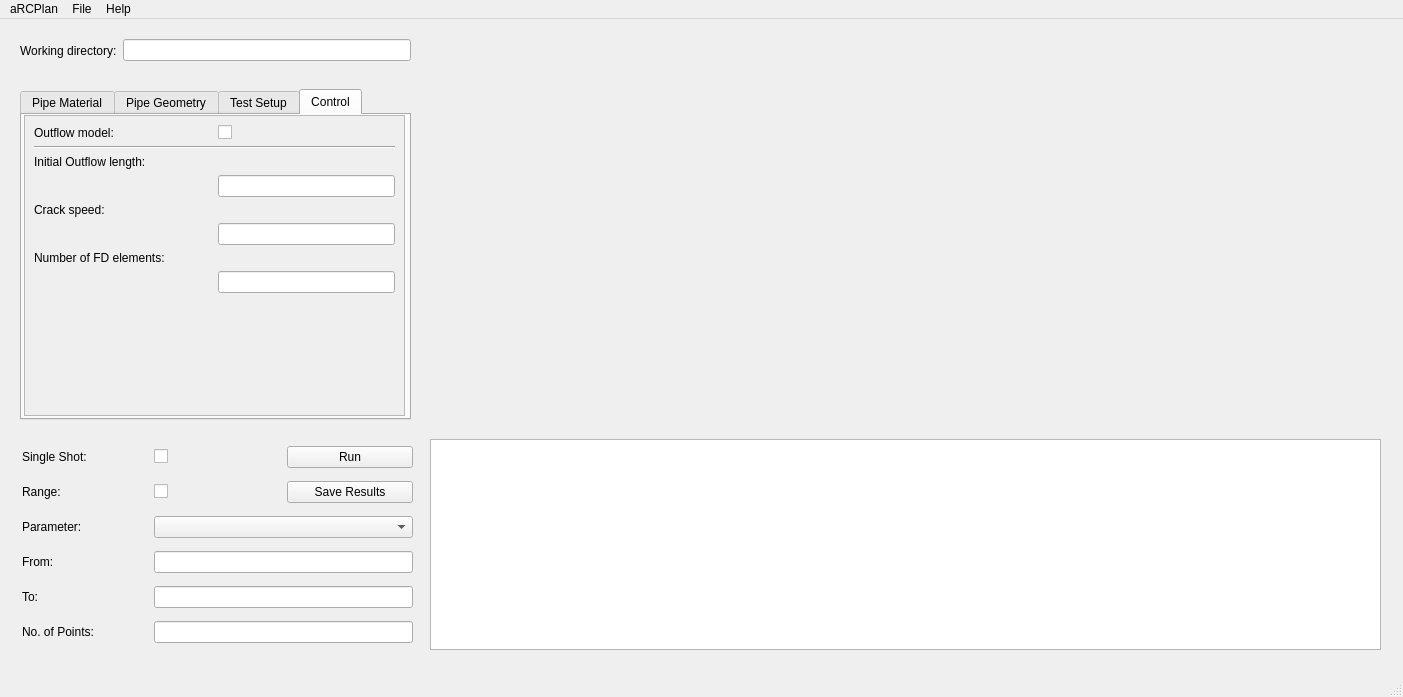
<?xml version="1.0" encoding="UTF-8"?>
<ui version="4.0">
 <class>guimain</class>
 <widget class="QMainWindow" name="guimain">
  <property name="geometry">
   <rect>
    <x>0</x>
    <y>0</y>
    <width>1403</width>
    <height>697</height>
   </rect>
  </property>
  <property name="maximumSize">
   <size>
    <width>1600</width>
    <height>16777215</height>
   </size>
  </property>
  <property name="windowTitle">
   <string>MainWindow</string>
  </property>
  <widget class="QWidget" name="centralwidget">
   <widget class="QCustomPlot" name="Resultsplot_2" native="true">
    <property name="geometry">
     <rect>
      <x>430</x>
      <y>20</y>
      <width>465</width>
      <height>381</height>
     </rect>
    </property>
    <property name="minimumSize">
     <size>
      <width>465</width>
      <height>300</height>
     </size>
    </property>
   </widget>
   <widget class="QTabWidget" name="tabs">
    <property name="geometry">
     <rect>
      <x>20</x>
      <y>70</y>
      <width>391</width>
      <height>331</height>
     </rect>
    </property>
    <property name="currentIndex">
     <number>3</number>
    </property>
    <widget class="QWidget" name="tab">
     <attribute name="title">
      <string>Pipe Material</string>
     </attribute>
     <widget class="QScrollArea" name="scrollArea_4">
      <property name="geometry">
       <rect>
        <x>2</x>
        <y>0</y>
        <width>381</width>
        <height>301</height>
       </rect>
      </property>
      <property name="widgetResizable">
       <bool>true</bool>
      </property>
      <widget class="QWidget" name="scrollAreaWidgetContents_4">
       <property name="geometry">
        <rect>
         <x>0</x>
         <y>0</y>
         <width>379</width>
         <height>345</height>
        </rect>
       </property>
       <layout class="QGridLayout" name="gridLayout_6">
        <item row="0" column="0">
         <layout class="QGridLayout" name="gridLayout_2">
          <item row="8" column="0" colspan="2">
           <widget class="QLabel" name="Creepmodulus">
            <property name="text">
             <string>Creep modulus at room temperature:</string>
            </property>
           </widget>
          </item>
          <item row="2" column="0" colspan="2">
           <widget class="QLabel" name="Density">
            <property name="text">
             <string>Density:</string>
            </property>
           </widget>
          </item>
          <item row="11" column="1">
           <widget class="QLineEdit" name="dynpoissonratio"/>
          </item>
          <item row="6" column="0" colspan="2">
           <widget class="QLabel" name="DDynamicModulus">
            <property name="text">
             <string>Increase in dynamic modulus at 0°C:</string>
            </property>
           </widget>
          </item>
          <item row="3" column="0">
           <spacer name="horizontalSpacer_6">
            <property name="orientation">
             <enum>Qt::Horizontal</enum>
            </property>
            <property name="sizeHint" stdset="0">
             <size>
              <width>40</width>
              <height>20</height>
             </size>
            </property>
           </spacer>
          </item>
          <item row="0" column="0" colspan="2">
           <widget class="QLabel" name="PipeID">
            <property name="text">
             <string>Material Name/ID:</string>
            </property>
           </widget>
          </item>
          <item row="10" column="0" colspan="2">
           <widget class="QLabel" name="Poissonratio">
            <property name="text">
             <string>Dynamic poisson ratio:</string>
            </property>
           </widget>
          </item>
          <item row="5" column="0">
           <spacer name="horizontalSpacer_7">
            <property name="orientation">
             <enum>Qt::Horizontal</enum>
            </property>
            <property name="sizeHint" stdset="0">
             <size>
              <width>40</width>
              <height>20</height>
             </size>
            </property>
           </spacer>
          </item>
          <item row="5" column="1">
           <widget class="QLineEdit" name="dynamicmodulus"/>
          </item>
          <item row="3" column="1">
           <widget class="QLineEdit" name="density"/>
          </item>
          <item row="4" column="0" colspan="2">
           <widget class="QLabel" name="DynamicModulus">
            <property name="text">
             <string>Dynamic Modulus at 0°C:</string>
            </property>
           </widget>
          </item>
          <item row="11" column="0">
           <spacer name="horizontalSpacer_3">
            <property name="orientation">
             <enum>Qt::Horizontal</enum>
            </property>
            <property name="sizeHint" stdset="0">
             <size>
              <width>40</width>
              <height>20</height>
             </size>
            </property>
           </spacer>
          </item>
          <item row="1" column="0">
           <spacer name="horizontalSpacer_5">
            <property name="orientation">
             <enum>Qt::Horizontal</enum>
            </property>
            <property name="sizeHint" stdset="0">
             <size>
              <width>40</width>
              <height>20</height>
             </size>
            </property>
           </spacer>
          </item>
          <item row="9" column="0">
           <spacer name="horizontalSpacer_4">
            <property name="orientation">
             <enum>Qt::Horizontal</enum>
            </property>
            <property name="sizeHint" stdset="0">
             <size>
              <width>40</width>
              <height>20</height>
             </size>
            </property>
           </spacer>
          </item>
          <item row="7" column="0">
           <spacer name="horizontalSpacer_8">
            <property name="orientation">
             <enum>Qt::Horizontal</enum>
            </property>
            <property name="sizeHint" stdset="0">
             <size>
              <width>40</width>
              <height>20</height>
             </size>
            </property>
           </spacer>
          </item>
          <item row="7" column="1">
           <widget class="QLineEdit" name="deltadynamicmodulus"/>
          </item>
          <item row="1" column="1">
           <widget class="QComboBox" name="materialname"/>
          </item>
          <item row="9" column="1">
           <widget class="QLineEdit" name="creepmodulus"/>
          </item>
         </layout>
        </item>
       </layout>
      </widget>
     </widget>
    </widget>
    <widget class="QWidget" name="tab_2">
     <attribute name="title">
      <string>Pipe Geometry</string>
     </attribute>
     <widget class="QScrollArea" name="scrollArea_7">
      <property name="geometry">
       <rect>
        <x>2</x>
        <y>0</y>
        <width>381</width>
        <height>301</height>
       </rect>
      </property>
      <property name="widgetResizable">
       <bool>true</bool>
      </property>
      <widget class="QWidget" name="scrollAreaWidgetContents_7">
       <property name="geometry">
        <rect>
         <x>0</x>
         <y>0</y>
         <width>379</width>
         <height>299</height>
        </rect>
       </property>
       <layout class="QGridLayout" name="gridLayout_10">
        <item row="0" column="0">
         <layout class="QGridLayout" name="gridLayout_8">
          <item row="2" column="0" colspan="2">
           <widget class="QLabel" name="PipeID_22">
            <property name="text">
             <string>Outside pipe diameter:</string>
            </property>
           </widget>
          </item>
          <item row="1" column="1">
           <widget class="QComboBox" name="pipename"/>
          </item>
          <item row="10" column="0" colspan="2">
           <widget class="QLabel" name="PipeID_23">
            <property name="text">
             <string>Relative diameter after residual strain creep: </string>
            </property>
           </widget>
          </item>
          <item row="7" column="0" colspan="2">
           <widget class="QLabel" name="PipeID_24">
            <property name="text">
             <string>Internal or external sidegroove depth: </string>
            </property>
           </widget>
          </item>
          <item row="8" column="0">
           <spacer name="horizontalSpacer_29">
            <property name="orientation">
             <enum>Qt::Horizontal</enum>
            </property>
            <property name="sizeHint" stdset="0">
             <size>
              <width>40</width>
              <height>20</height>
             </size>
            </property>
           </spacer>
          </item>
          <item row="11" column="0">
           <spacer name="horizontalSpacer_28">
            <property name="orientation">
             <enum>Qt::Horizontal</enum>
            </property>
            <property name="sizeHint" stdset="0">
             <size>
              <width>40</width>
              <height>20</height>
             </size>
            </property>
           </spacer>
          </item>
          <item row="1" column="0">
           <spacer name="horizontalSpacer_32">
            <property name="orientation">
             <enum>Qt::Horizontal</enum>
            </property>
            <property name="sizeHint" stdset="0">
             <size>
              <width>45</width>
              <height>20</height>
             </size>
            </property>
           </spacer>
          </item>
          <item row="3" column="0">
           <spacer name="horizontalSpacer_31">
            <property name="orientation">
             <enum>Qt::Horizontal</enum>
            </property>
            <property name="sizeHint" stdset="0">
             <size>
              <width>40</width>
              <height>20</height>
             </size>
            </property>
           </spacer>
          </item>
          <item row="6" column="0">
           <spacer name="horizontalSpacer_30">
            <property name="orientation">
             <enum>Qt::Horizontal</enum>
            </property>
            <property name="sizeHint" stdset="0">
             <size>
              <width>40</width>
              <height>20</height>
             </size>
            </property>
           </spacer>
          </item>
          <item row="4" column="0" colspan="2">
           <widget class="QLabel" name="PipeID_25">
            <property name="text">
             <string>SDR (Pipe diameter/ Wall thickness): </string>
            </property>
           </widget>
          </item>
          <item row="8" column="1">
           <widget class="QLineEdit" name="groovedepth"/>
          </item>
          <item row="3" column="1">
           <widget class="QLineEdit" name="outsidediameter"/>
          </item>
          <item row="11" column="1">
           <widget class="QLineEdit" name="relativediameter"/>
          </item>
          <item row="6" column="1">
           <widget class="QLineEdit" name="sdr"/>
          </item>
          <item row="0" column="0" colspan="2">
           <widget class="QLabel" name="pipeID">
            <property name="text">
             <string>Pipe name/ID:</string>
            </property>
           </widget>
          </item>
         </layout>
        </item>
       </layout>
      </widget>
     </widget>
    </widget>
    <widget class="QWidget" name="tab_3">
     <attribute name="title">
      <string>Test Setup</string>
     </attribute>
     <widget class="QScrollArea" name="scrollArea_8">
      <property name="geometry">
       <rect>
        <x>2</x>
        <y>0</y>
        <width>381</width>
        <height>292</height>
       </rect>
      </property>
      <property name="widgetResizable">
       <bool>true</bool>
      </property>
      <widget class="QWidget" name="scrollAreaWidgetContents_8">
       <property name="geometry">
        <rect>
         <x>0</x>
         <y>0</y>
         <width>379</width>
         <height>455</height>
        </rect>
       </property>
       <layout class="QGridLayout" name="gridLayout_11">
        <item row="0" column="0">
         <layout class="QGridLayout" name="gridLayout_4">
          <item row="5" column="1">
           <widget class="QLineEdit" name="testtemperature"/>
          </item>
          <item row="4" column="0" colspan="2">
           <widget class="QLabel" name="PipeID_9">
            <property name="text">
             <string>Test temperature</string>
            </property>
           </widget>
          </item>
          <item row="11" column="1">
           <widget class="QLineEdit" name="backfilldensity"/>
          </item>
          <item row="14" column="0" colspan="2">
           <widget class="QLabel" name="PipeID_14">
            <property name="text">
             <string>Volumetric fraction of water within pipe:</string>
            </property>
           </widget>
          </item>
          <item row="2" column="0" colspan="2">
           <widget class="Line" name="line">
            <property name="orientation">
             <enum>Qt::Horizontal</enum>
            </property>
           </widget>
          </item>
          <item row="6" column="0" colspan="2">
           <widget class="QLabel" name="PipeID_10">
            <property name="text">
             <string>Initial Test Pressure: </string>
            </property>
           </widget>
          </item>
          <item row="12" column="0" colspan="2">
           <widget class="QLabel" name="PipeID_13">
            <property name="text">
             <string>Volumetric fraction of rigid solids within pipe:</string>
            </property>
           </widget>
          </item>
          <item row="9" column="1">
           <widget class="QLineEdit" name="backfilldepth"/>
          </item>
          <item row="8" column="0" colspan="2">
           <widget class="QLabel" name="PipeID_11">
            <property name="text">
             <string>Backfill Depth:</string>
            </property>
           </widget>
          </item>
          <item row="0" column="1">
           <widget class="QCheckBox" name="fs">
            <property name="text">
             <string/>
            </property>
           </widget>
          </item>
          <item row="11" column="0">
           <spacer name="horizontalSpacer_17">
            <property name="orientation">
             <enum>Qt::Horizontal</enum>
            </property>
            <property name="sizeHint" stdset="0">
             <size>
              <width>40</width>
              <height>20</height>
             </size>
            </property>
           </spacer>
          </item>
          <item row="13" column="1">
           <widget class="QLineEdit" name="solidfraction"/>
          </item>
          <item row="10" column="0" colspan="2">
           <widget class="QLabel" name="PipeID_12">
            <property name="text">
             <string>Backfill Density: </string>
            </property>
           </widget>
          </item>
          <item row="0" column="0">
           <widget class="QLabel" name="label_12">
            <property name="minimumSize">
             <size>
              <width>0</width>
              <height>30</height>
             </size>
            </property>
            <property name="baseSize">
             <size>
              <width>0</width>
              <height>30</height>
             </size>
            </property>
            <property name="text">
             <string>FS with prior decompression:</string>
            </property>
            <property name="wordWrap">
             <bool>true</bool>
            </property>
           </widget>
          </item>
          <item row="15" column="0">
           <spacer name="horizontalSpacer_19">
            <property name="orientation">
             <enum>Qt::Horizontal</enum>
            </property>
            <property name="sizeHint" stdset="0">
             <size>
              <width>40</width>
              <height>20</height>
             </size>
            </property>
           </spacer>
          </item>
          <item row="3" column="0">
           <widget class="QLabel" name="label_11">
            <property name="text">
             <string>Backfill</string>
            </property>
           </widget>
          </item>
          <item row="1" column="1">
           <widget class="QCheckBox" name="s4">
            <property name="text">
             <string/>
            </property>
           </widget>
          </item>
          <item row="5" column="0">
           <spacer name="horizontalSpacer_14">
            <property name="orientation">
             <enum>Qt::Horizontal</enum>
            </property>
            <property name="sizeHint" stdset="0">
             <size>
              <width>30</width>
              <height>20</height>
             </size>
            </property>
           </spacer>
          </item>
          <item row="13" column="0">
           <spacer name="horizontalSpacer_18">
            <property name="orientation">
             <enum>Qt::Horizontal</enum>
            </property>
            <property name="sizeHint" stdset="0">
             <size>
              <width>40</width>
              <height>20</height>
             </size>
            </property>
           </spacer>
          </item>
          <item row="9" column="0">
           <spacer name="horizontalSpacer_16">
            <property name="orientation">
             <enum>Qt::Horizontal</enum>
            </property>
            <property name="sizeHint" stdset="0">
             <size>
              <width>30</width>
              <height>20</height>
             </size>
            </property>
           </spacer>
          </item>
          <item row="3" column="1">
           <widget class="QCheckBox" name="backfill">
            <property name="text">
             <string/>
            </property>
           </widget>
          </item>
          <item row="15" column="1">
           <widget class="QLineEdit" name="waterfraction"/>
          </item>
          <item row="1" column="0">
           <widget class="QLabel" name="label_13">
            <property name="text">
             <string>S4:</string>
            </property>
           </widget>
          </item>
          <item row="7" column="1">
           <widget class="QLineEdit" name="initialpressure"/>
          </item>
          <item row="7" column="0">
           <spacer name="horizontalSpacer_15">
            <property name="orientation">
             <enum>Qt::Horizontal</enum>
            </property>
            <property name="sizeHint" stdset="0">
             <size>
              <width>30</width>
              <height>20</height>
             </size>
            </property>
           </spacer>
          </item>
         </layout>
        </item>
       </layout>
      </widget>
     </widget>
    </widget>
    <widget class="QWidget" name="tab_4">
     <attribute name="title">
      <string>Control</string>
     </attribute>
     <widget class="QScrollArea" name="scrollArea">
      <property name="geometry">
       <rect>
        <x>2</x>
        <y>0</y>
        <width>381</width>
        <height>301</height>
       </rect>
      </property>
      <property name="widgetResizable">
       <bool>true</bool>
      </property>
      <widget class="QWidget" name="scrollAreaWidgetContents">
       <property name="geometry">
        <rect>
         <x>0</x>
         <y>0</y>
         <width>379</width>
         <height>299</height>
        </rect>
       </property>
       <layout class="QVBoxLayout" name="verticalLayout">
        <item>
         <layout class="QGridLayout" name="gridLayout_5" columnstretch="0,0" columnminimumwidth="0,0">
          <property name="horizontalSpacing">
           <number>-1</number>
          </property>
          <item row="4" column="0">
           <widget class="QLabel" name="PipeID_16">
            <property name="text">
             <string>Crack speed:</string>
            </property>
           </widget>
          </item>
          <item row="3" column="0">
           <spacer name="horizontalSpacer_20">
            <property name="orientation">
             <enum>Qt::Horizontal</enum>
            </property>
            <property name="sizeHint" stdset="0">
             <size>
              <width>40</width>
              <height>20</height>
             </size>
            </property>
           </spacer>
          </item>
          <item row="3" column="1">
           <widget class="QLineEdit" name="initiallength"/>
          </item>
          <item row="5" column="0">
           <spacer name="horizontalSpacer_21">
            <property name="orientation">
             <enum>Qt::Horizontal</enum>
            </property>
            <property name="sizeHint" stdset="0">
             <size>
              <width>40</width>
              <height>20</height>
             </size>
            </property>
           </spacer>
          </item>
          <item row="0" column="0">
           <widget class="QLabel" name="label_14">
            <property name="text">
             <string>Outflow model:</string>
            </property>
           </widget>
          </item>
          <item row="7" column="0">
           <spacer name="horizontalSpacer_22">
            <property name="orientation">
             <enum>Qt::Horizontal</enum>
            </property>
            <property name="sizeHint" stdset="0">
             <size>
              <width>40</width>
              <height>20</height>
             </size>
            </property>
           </spacer>
          </item>
          <item row="7" column="1">
           <widget class="QLineEdit" name="fdnumber"/>
          </item>
          <item row="5" column="1">
           <widget class="QLineEdit" name="crackspeed"/>
          </item>
          <item row="6" column="0" colspan="2">
           <widget class="QLabel" name="PipeID_17">
            <property name="text">
             <string>Number of FD elements: </string>
            </property>
           </widget>
          </item>
          <item row="0" column="1">
           <widget class="QCheckBox" name="fixedlength">
            <property name="text">
             <string/>
            </property>
           </widget>
          </item>
          <item row="2" column="0" colspan="2">
           <widget class="QLabel" name="PipeID_15">
            <property name="text">
             <string>Initial Outflow length: </string>
            </property>
           </widget>
          </item>
          <item row="1" column="0" colspan="2">
           <widget class="Line" name="line_2">
            <property name="orientation">
             <enum>Qt::Horizontal</enum>
            </property>
           </widget>
          </item>
         </layout>
        </item>
        <item>
         <spacer name="verticalSpacer">
          <property name="orientation">
           <enum>Qt::Vertical</enum>
          </property>
          <property name="sizeHint" stdset="0">
           <size>
            <width>20</width>
            <height>30</height>
           </size>
          </property>
         </spacer>
        </item>
       </layout>
      </widget>
     </widget>
    </widget>
   </widget>
   <widget class="QWidget" name="layoutWidget">
    <property name="geometry">
     <rect>
      <x>20</x>
      <y>20</y>
      <width>391</width>
      <height>23</height>
     </rect>
    </property>
    <layout class="QHBoxLayout" name="horizontalLayout">
     <item>
      <widget class="QLabel" name="label_3">
       <property name="text">
        <string>Working directory:</string>
       </property>
      </widget>
     </item>
     <item>
      <widget class="QLineEdit" name="path"/>
     </item>
    </layout>
   </widget>
   <widget class="QTableWidget" name="Resultstable">
    <property name="geometry">
     <rect>
      <x>430</x>
      <y>420</y>
      <width>951</width>
      <height>211</height>
     </rect>
    </property>
   </widget>
   <widget class="QCustomPlot" name="Resultsplot" native="true">
    <property name="geometry">
     <rect>
      <x>915</x>
      <y>20</y>
      <width>465</width>
      <height>381</height>
     </rect>
    </property>
    <property name="minimumSize">
     <size>
      <width>465</width>
      <height>300</height>
     </size>
    </property>
   </widget>
   <widget class="QWidget" name="">
    <property name="geometry">
     <rect>
      <x>22</x>
      <y>420</y>
      <width>391</width>
      <height>212</height>
     </rect>
    </property>
    <layout class="QGridLayout" name="gridLayout_3">
     <item row="4" column="0">
      <widget class="QLabel" name="label_9">
       <property name="text">
        <string>To:</string>
       </property>
       <property name="alignment">
        <set>Qt::AlignLeading|Qt::AlignLeft|Qt::AlignVCenter</set>
       </property>
      </widget>
     </item>
     <item row="1" column="2">
      <widget class="QPushButton" name="Save">
       <property name="maximumSize">
        <size>
         <width>200</width>
         <height>50</height>
        </size>
       </property>
       <property name="text">
        <string>Save Results</string>
       </property>
      </widget>
     </item>
     <item row="2" column="0">
      <widget class="QLabel" name="label_7">
       <property name="text">
        <string>Parameter:</string>
       </property>
      </widget>
     </item>
     <item row="1" column="1">
      <widget class="QCheckBox" name="rangemode">
       <property name="text">
        <string/>
       </property>
      </widget>
     </item>
     <item row="0" column="1">
      <widget class="QCheckBox" name="singlemode">
       <property name="text">
        <string/>
       </property>
      </widget>
     </item>
     <item row="5" column="0">
      <widget class="QLabel" name="label_10">
       <property name="text">
        <string>No. of Points:</string>
       </property>
      </widget>
     </item>
     <item row="0" column="0">
      <widget class="QLabel" name="label_2">
       <property name="text">
        <string>Single Shot:</string>
       </property>
      </widget>
     </item>
     <item row="3" column="0">
      <widget class="QLabel" name="label_8">
       <property name="text">
        <string>From:</string>
       </property>
       <property name="alignment">
        <set>Qt::AlignLeading|Qt::AlignLeft|Qt::AlignVCenter</set>
       </property>
      </widget>
     </item>
     <item row="1" column="0">
      <widget class="QLabel" name="label">
       <property name="text">
        <string>Range:</string>
       </property>
      </widget>
     </item>
     <item row="0" column="2">
      <widget class="QPushButton" name="Runbutton">
       <property name="sizePolicy">
        <sizepolicy hsizetype="Minimum" vsizetype="Fixed">
         <horstretch>0</horstretch>
         <verstretch>0</verstretch>
        </sizepolicy>
       </property>
       <property name="maximumSize">
        <size>
         <width>200</width>
         <height>50</height>
        </size>
       </property>
       <property name="text">
        <string>Run</string>
       </property>
      </widget>
     </item>
     <item row="2" column="1" colspan="2">
      <widget class="QComboBox" name="parameter">
       <property name="frame">
        <bool>true</bool>
       </property>
      </widget>
     </item>
     <item row="3" column="1" colspan="2">
      <widget class="QLineEdit" name="from"/>
     </item>
     <item row="4" column="1" colspan="2">
      <widget class="QLineEdit" name="to"/>
     </item>
     <item row="5" column="1" colspan="2">
      <widget class="QLineEdit" name="noofpoints"/>
     </item>
    </layout>
   </widget>
   <zorder>layoutWidget</zorder>
   <zorder>tabs</zorder>
   <zorder>Resultstable</zorder>
   <zorder>Resultsplot_2</zorder>
   <zorder>layoutWidget</zorder>
   <zorder>Resultsplot</zorder>
  </widget>
  <widget class="QMenuBar" name="menubar">
   <property name="geometry">
    <rect>
     <x>0</x>
     <y>0</y>
     <width>1403</width>
     <height>22</height>
    </rect>
   </property>
   <widget class="QMenu" name="menuARCPlan">
    <property name="title">
     <string>aRCPlan</string>
    </property>
    <addaction name="actionAbout"/>
   </widget>
   <widget class="QMenu" name="menu_Parameters">
    <property name="title">
     <string>File</string>
    </property>
    <addaction name="action_Load"/>
    <addaction name="action_Save"/>
   </widget>
   <widget class="QMenu" name="menuHelp">
    <property name="title">
     <string>Help</string>
    </property>
    <addaction name="actionARCPlan_Help"/>
    <addaction name="separator"/>
    <addaction name="actionAcknowledgements"/>
   </widget>
   <addaction name="menuARCPlan"/>
   <addaction name="menu_Parameters"/>
   <addaction name="menuHelp"/>
  </widget>
  <widget class="QStatusBar" name="statusBar"/>
  <action name="action_Load">
   <property name="text">
    <string>&amp;Load Parameters</string>
   </property>
  </action>
  <action name="action_Save">
   <property name="text">
    <string>&amp;Save Parameters</string>
   </property>
  </action>
  <action name="actionAbout">
   <property name="text">
    <string>About</string>
   </property>
  </action>
  <action name="actionARCPlan_Help">
   <property name="text">
    <string>aRCPlan Help</string>
   </property>
  </action>
  <action name="actionAcknowledgements">
   <property name="text">
    <string>Acknowledgements</string>
   </property>
  </action>
 </widget>
 <customwidgets>
  <customwidget>
   <class>QCustomPlot</class>
   <extends>QWidget</extends>
   <header>../../qcustomplot.h</header>
   <container>1</container>
  </customwidget>
 </customwidgets>
 <resources/>
 <connections/>
</ui>
